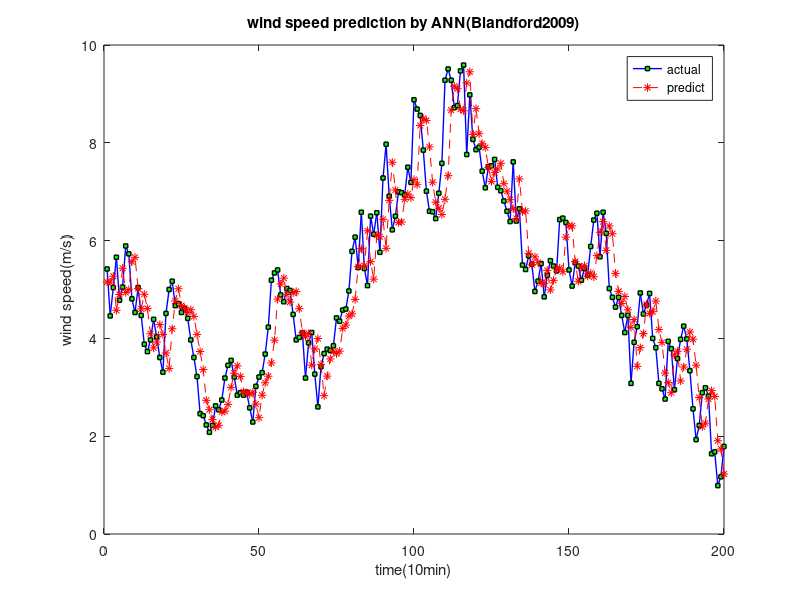

Reproduce this figure in MATLAB. (Note: this script raises an error after producing the figure.)
clear;
clc;
load('Falmouth2004.mat');
% Choose proper wind speed data from all data set
speed=Falmouth2004(51:800,1);
speed=speed';
trainx=zeros(494,6);
trainy=zeros(494,1);
train=speed(1,1:500);
for i=1:494
    trainy(i)=speed(6+i+1);
    for j=1:6
        trainx(i,j)=speed(i+j-1);
    end
end
[b,~,r]=regress(trainy,trainx);
coef=fliplr(b');
r=var(r);
forpredict=speed(1,501:700);


for k=1:200
    arpredictvalue(1,k)=coef*fliplr(speed(1,500-6+k-1:499+k-1))';
end
MAPE=sum(abs((forpredict-arpredictvalue)./forpredict))/200;
MSE=sum((forpredict-arpredictvalue).^2)/200;

plot(forpredict,'-bs','LineWidth',1,...
                'MarkerEdgeColor','k',...
                'MarkerFaceColor','g',...
                'MarkerSize',3);figure(gcf)
hold on;
plot(arpredictvalue,'--*r');figure(gcf)
xlabel('time(10min)');
ylabel('wind speed(m/s)');
title('wind speed prediction by ANN(Blandford2009)');

legend('actual','predict');
hold off;
%save ARChester2step.mat

% convert AR model to state space
[F,H,Q,R,initx,initV]=AR_to_SS(coef,r,forpredict);
F;
H;
Q;
R;
initx;
initV;
